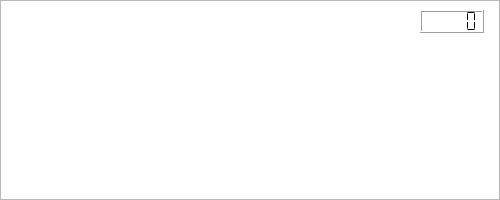
<?xml version="1.0" encoding="UTF-8"?>
<ui version="4.0">
 <class>multi</class>
 <widget class="QMainWindow" name="multi">
  <property name="geometry">
   <rect>
    <x>0</x>
    <y>0</y>
    <width>500</width>
    <height>200</height>
   </rect>
  </property>
  <property name="windowTitle">
   <string>MainWindow</string>
  </property>
  <widget class="QWidget" name="centralwidget">
   <widget class="QGraphicsView" name="graphicsView">
    <property name="geometry">
     <rect>
      <x>0</x>
      <y>0</y>
      <width>500</width>
      <height>200</height>
     </rect>
    </property>
    <property name="verticalScrollBarPolicy">
     <enum>Qt::ScrollBarAlwaysOff</enum>
    </property>
    <property name="horizontalScrollBarPolicy">
     <enum>Qt::ScrollBarAlwaysOff</enum>
    </property>
   </widget>
   <widget class="QLCDNumber" name="lcdNumber">
    <property name="geometry">
     <rect>
      <x>420</x>
      <y>10</y>
      <width>64</width>
      <height>23</height>
     </rect>
    </property>
    <property name="segmentStyle">
     <enum>QLCDNumber::Flat</enum>
    </property>
   </widget>
  </widget>
 </widget>
 <resources/>
 <connections/>
</ui>
